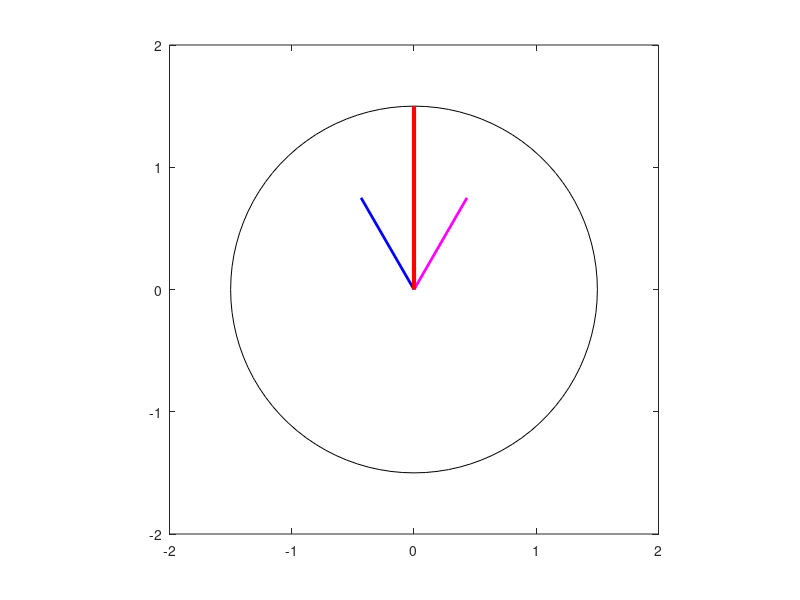

This chart was generated by the following MATLAB code:
% M-file: mag_field2.m
% M-file to calculate the net magetic field produced
% by a three-phase stator.
% Set up the basic conditions
bmax = 1; % Normalize bmax to 1
freq = 60; % 60 Hz
w = 2*pi*freq; % angluar velocity (rad/s)
% First, generate the three component magnetic fields
t = 0:1/6000:1/60;
Baa = sin(w*t) .* (cos(0) + j*sin(0));
Bbb = sin(w*t+2*pi/3) .* (cos(2*pi/3) + j*sin(2*pi/3));
Bcc = sin(w*t-2*pi/3) .* (cos(-2*pi/3) + j*sin(-2*pi/3));
% Calculate Bnet
Bnet = Baa + Bbb + Bcc;
% Calculate a circle representing the expected maximum
% value of Bnet
circle = 1.5 * (cos(w*t) + j*sin(w*t));
% Plot the magnitude and direction of the resulting magnetic
% fields. Note that Baa is black, Bbb is blue, Bcc is
% magneta, and Bnet is red.
for ii = 1:length(t)
% Plot the reference circle
plot(circle,'k');
hold on;
% Plot the four magnetic fields
plot([0 real(Baa(ii))],[0 imag(Baa(ii))],'k','LineWidth',2);
plot([0 real(Bbb(ii))],[0 imag(Bbb(ii))],'b','LineWidth',2);
plot([0 real(Bcc(ii))],[0 imag(Bcc(ii))],'m','LineWidth',2);
plot([0 real(Bnet(ii))],[0 imag(Bnet(ii))],'r','LineWidth',3);
axis square;
axis([-2 2 -2 2]);
drawnow;
hold off;
end